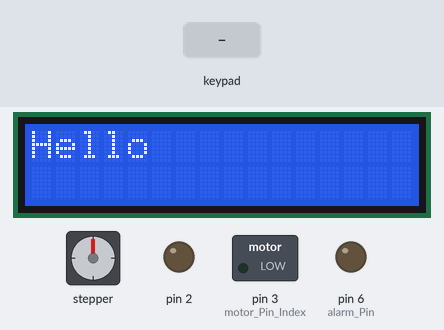
The sketch below on a simulated Arduino Mega 2560, built with avr-gcc and run on an emulated ATmega2560. On the bench: 16×2 character LCD, stepper motor, switched loads named in the sketch (green lamp = pin HIGH), output pins drawn as LEDs (lit = HIGH). The test bench sets the inputs (shaded band). Stepper angles assume 1024 steps per turn; what the sketch prints to the serial monitor is not drawn.

Above: at 1.2 s.
1.3 s: key 'C' pressed
At 2.5 s:
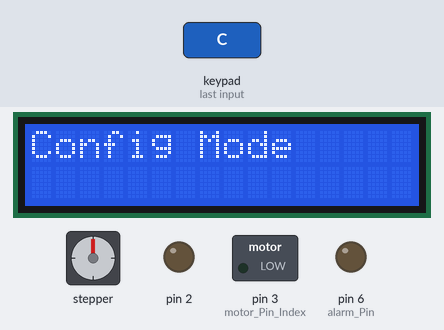
2.8 s: keypad keys 3 0 3 1 3 2 3 3 pressed 0.4 s apart
At 6.7 s:
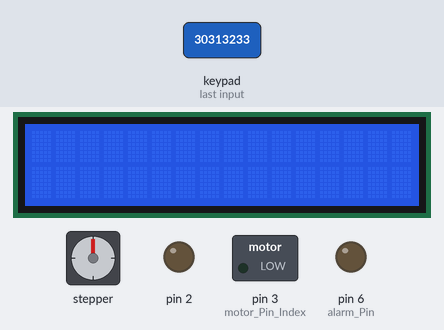
7.5 s: key 'Y' pressed
At 8.7 s:
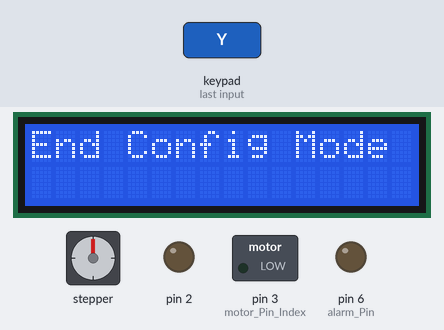
9.0 s: key 'N' pressed
At 10.15 s:
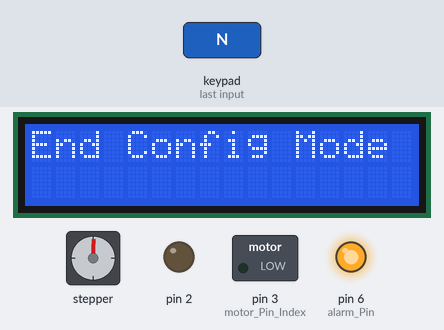
12.0 s: keypad keys 1 3 9 7 2 2 2 2 pressed 0.4 s apart
At 19.2 s:
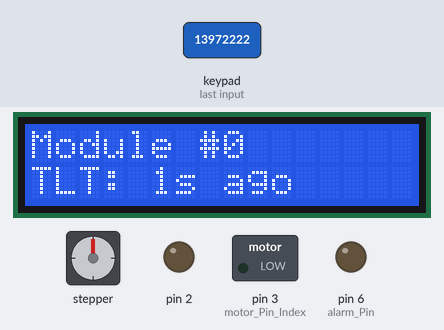
19.3 s: key 'N' pressed
At 20.59 s:
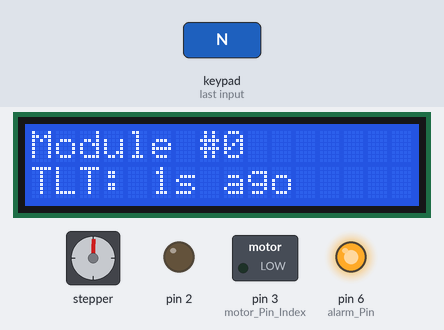
Timing chart, 0 to 23.3 s (numbered marks = the images above; inputs shaded):
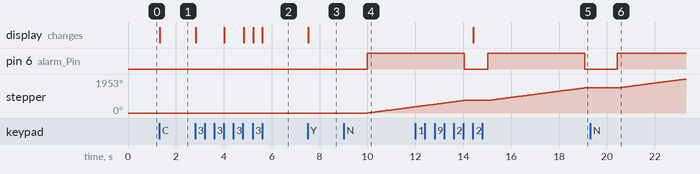

Measured:
- after the input at 1.3 s, the display: changes at once (image 1)
- after the input at 2.8 s, the display: first changes at once (image 2 shows a later state)
- after the input at 7.5 s, the display: changes at once (image 3)
- after the input at 9.0 s, pin 6 (alarm_Pin): LOW → HIGH after 1.0 s; stepper: keeps turning clockwise at about 180°/s, starting after 1.0 s
- after the input at 12.0 s, the display: changes after 2.4 s (image 5)
- after the input at 19.3 s, pin 6 (alarm_Pin): LOW → HIGH after 1.1 s instead of 0.76 s

The sketch:

P_Track_I2C_LCD.ino
```cpp
#include <Stepper.h>

#include <Keypad.h>
#include <EEPROM.h>
#include <SIM800L.h>
#include <Stepper.h>
#include <LiquidCrystal_I2C.h>


//Naming the pin numbers
const byte IR_Sens_Pin = 42;
const byte alarm_Pin = 6;

//Initializing modules upon first use
//Index 0 will be times per day, index 1 will be time intervals in hours, index 2 will be the time it was last dispensed,
//index 3 is the designated pin of the motor assigned to this module, index 4 will store how much time has passed since the module has last dispensed a pill, index 5 is if the
//module has dispensed any pills throughout its lifetime, index 6 contains what kind of info it was dispensing last, index 7 is if it has dipensed and is waiting for confirmation
//that the pill has been taken
long modules[5][8]= {
  {0, 0, 0, 1, 0, 1, 0, 0}, //Module 1
  {0, 0, 0, 2, 0, 1, 0, 0}, //Module 2
  {0, 0, 0, 3, 0, 1, 0, 0}, //Module 3
  {0, 0, 0, 0, 0, 1, 0, 0}, //Module 4
  {0, 0, 0, 0, 0, 1, 0, 0}, //Module 5
};

//Define variables for use in module manipulation
const byte dose_Index = 0;
const byte interval_Index = 1;
const byte time_Index = 2;
const byte motor_Pin_Index = 3;
const byte time_Passed_Index = 4;
const byte first_Time_Index = 5;
const byte info_Display_Index = 6;
const byte recently_Dispensed = 7;


//Initializing variables
int module_Id = 0; //Module that is being conifgured
int dose = 0; //Set dose of a module
int interval = 0; //Set interval of a module
int last_Print = 0; //When the LCD last printed a change in the TLT


const int max_Minutes = 180; //Change to use hours later; 180 Minutes = 3hrs
const int max_Dose = 12;
const int stepsPerRevolution = 1024;

bool config = false;
bool display_Info = false;
bool display_TLT = false;

//Keypad inputs
const byte ROWS = 4;
const byte COLS = 4;

char hexaKeys[ROWS][COLS] = {
  {'1', '2', '3', 'C'}, //Config, press to start the setup for a module, 1 is increase dosage per day, 2 is increase time interval
  {'4', '5', '6', '#'}, //# button for switching between modules, 4 is decrease dosage per day, 5 is decrease time interval
  {'7', '8', '9', 'Z'}, //3, 6, 7, 8, 9, z is the dev tool debug button-inator 4000
  {'Y', '0', 'N', 'X'} //Y = yes, N = no, x is undefined
};

byte rowPins[ROWS] = {30, 31, 32, 33};
byte colPins[COLS] = {34, 35, 36, 37};

Keypad key_Map = Keypad(makeKeymap(hexaKeys), rowPins, colPins, ROWS, COLS);
LiquidCrystal_I2C  lcd = LiquidCrystal_I2C(0x27, 16, 2);
Stepper myStepper1(stepsPerRevolution, 8, 10, 9, 11);
Stepper myStepper2(stepsPerRevolution, 23, 27, 25, 29);
Stepper myStepper3(stepsPerRevolution, 22, 28, 24, 28);
/////////////////////////////////////////////////////////////////////////////////////////////////////////////////////////////////////////////////////


void setup(){

  pinMode(IR_Sens_Pin, INPUT);
  pinMode(alarm_Pin, OUTPUT);
  lcd.init();
  //lcd.setCursor(0,0);
  //lcd.print("POTATOES");
  //lcd.setCursor(0,1);
  //lcd.print("ARE");
  //lcd.setCursor(0,2);
  //lcd.print("BEST");
  lcd.backlight();

  Serial.begin(9600);
  myStepper1.setSpeed(30);
  myStepper2.setSpeed(30);
  myStepper3.setSpeed(30);

  for (int i = 0; i <= 5; i++) {
    pinMode(modules[i][motor_Pin_Index], OUTPUT);
  }
  lcd.print("Hello");
}

void loop(){

char key_Pressed = key_Map.getKey();

if (display_TLT) {

    if (get_time_passed_gen(last_Print) >= 1) {
      modules[module_Id][info_Display_Index] = 2;
      display_info(2);
    if (get_time_passed_gen(last_Print) != last_Print) {
      last_Print = millis();
    }
    }
}

if (key_Pressed)
  //Serial.println(key_Pressed);
{
  if (key_Pressed != '3') {
    display_TLT = false;
  }
  switch (key_Pressed) {
    case 'C': //Check if going to configure
      config = true;
      lcd.clear();
      lcd.setCursor(0, 0);
      lcd.print("Config Mode");
      Serial.print("Config Mode");
    break;

    case 'Y': //Check if done configuring
      config = false;
      lcd.clear();
      lcd.setCursor(0, 0);
      lcd.print("End Config Mode");
      Serial.print("End Config Mode");
    break;

    case 'N': //Dispense now
      //dispense_pill(255, 5, 13);
      Serial.println(modules[module_Id][first_Time_Index]);
      modules[module_Id][first_Time_Index] = false;
      Serial.println(modules[module_Id][first_Time_Index]);
      //dispense_pill(modules[module_Id][motor_Pin_Index]);
      modules[module_Id][time_Index] = millis();
      //modules[module_Id][recently_Dispensed] = true;
    break;

    case '9':
    //change_info_index();
    display_info(modules[module_Id][info_Display_Index]);
  }

  if (config)
  {
    //Check what config action is being done as of the moment
    switch (key_Pressed)
    {
      case '#':

        //dose = 0;
        //interval = 0; //haha fuck you future raj
        change_Module_Id();
        display_info(modules[module_Id][info_Display_Index]);

        dose = modules[module_Id][dose_Index];
        interval = modules[module_Id][interval_Index];
      break;

      case 'Z': //Debug button, prints ten new lines to declutter the console
        print_debug_info();
      break;
      case '1':
        add_Dose(module_Id);
        modules[module_Id][info_Display_Index] = 0;
        display_info(0);
      break;

      case '2':
        add_Interval(module_Id);
        modules[module_Id][info_Display_Index] = 1;
        display_info(1);
      break;

      case '4':
        decrease_Dose(module_Id);
        modules[module_Id][info_Display_Index] = 0;
        display_info(0);
      break;

      case '5':
        decrease_Interval(module_Id);
        modules[module_Id][info_Display_Index] = 1;
        display_info(1);
      break;

      case '3':
        if (display_TLT) {
          display_TLT = false;
          lcd.clear();
        } else {
          display_TLT = true;
        }
      break;

      case '6':
        lcd.clear();
      break;
    }
  }


}

  check_dispense();
  check_Taken();

}

/////////////////////////////////////////////////////////////////////////////////////////////////////////////////////////////////////////////////////

//Check if a module is supposed to dispense a pill
void check_dispense() {
for (int i = 0; i <= 5; i++) {

  get_time_passed(i);

  if (modules[i][time_Passed_Index] >= modules[i][interval_Index]) {

    if (modules[i][first_Time_Index] == true || modules[i][recently_Dispensed] == true) {
      continue;
    }
      digitalWrite(alarm_Pin, HIGH);
      modules[i][recently_Dispensed] = true;
      dispense_pill(modules[i][motor_Pin_Index]);
    }
  }
}

//Setting which module to configure
int change_Module_Id() {

    if (module_Id < 4)
    {
      module_Id++;
    } else {
      module_Id = 0;
    }
  Serial.print("Module #");
  Serial.print(module_Id);
  Serial.print("\n");
  return module_Id;
}

/////////////////////////////////////////////////////////////////////////////////////////////////////////////////////////////////////////////////////

void add_Dose(int module_Id) {

  if (dose < max_Dose)
  {
    dose++;
  } else {
    dose = 0;
  }
  modules[module_Id][dose_Index] = dose; //Store the dose

}

/////////////////////////////////////////////////////////////////////////////////////////////////////////////////////////////////////////////////////

void decrease_Dose(int module_Id) {

  if (dose > 0)
  {
    dose--;
  } else {
    dose = 12;
  }
  modules[module_Id][dose_Index] = dose; //Store the dose
}

/////////////////////////////////////////////////////////////////////////////////////////////////////////////////////////////////////////////////////

void add_Interval(int module_Id) {

  if (interval < max_Minutes)
  {
    interval++;
  } else {
    interval = 0;
  }

  modules[module_Id][interval_Index] = interval; //Store the interval

}

/////////////////////////////////////////////////////////////////////////////////////////////////////////////////////////////////////////////////////

void decrease_Interval(int module_Id) {

  if (interval > 0)
  {
    interval--;
  } else {
    interval = 72;
  }
  modules[module_Id][interval_Index] = interval; //Store the interval

}

/////////////////////////////////////////////////////////////////////////////////////////////////////////////////////////////////////////////////////
void dispense_pill(int motor_Pin) {

  switch (motor_Pin) {

  case 1:
    myStepper1.step(stepsPerRevolution * 2);
  break;

  case 2:
    myStepper2.step(stepsPerRevolution * 2);
  break;

  case 3:
    myStepper3.step(stepsPerRevolution * 2);
  break;
  }

}

void check_Taken() {

  bool IR_Sens = true; //digitalRead(IR_Sens_Pin); //Check IR sensor if the pill was taken

  if (IR_Sens) { //remove ! when actual testing

  digitalWrite(alarm_Pin, LOW); //Turn off alarm pin

    for (int i = 0; i < 5; i++) {

      if (modules[i][recently_Dispensed] == true) {
      modules[i][recently_Dispensed] = false; //confirm to machine pill has been taken
      modules[i][time_Index] = millis(); //Set time_index to current time
      }

    }

  }

}


void get_time_passed(int module) {

  float current_Time = millis();
  float time_Passed = current_Time - modules[module][time_Index];
  time_Passed /= 1000; //60000 is for minutes (debug), use 3600000 for actual testing

  modules[module][time_Passed_Index] = time_Passed;

}

int get_time_passed_gen(int last_Dis) {
  float current_Time = millis();
  int time_Passed = current_Time - last_Dis;
  time_Passed /= 1000;

  return time_Passed;
}

void print_debug_info() {
  for (int i = 0; i < 10; i++)
      {
        Serial.print("\n");
      }
        Serial.print("Module #");
        Serial.print(module_Id);
        Serial.print("\n");
        Serial.print("Doses per day: ");
        Serial.print(modules[module_Id][dose_Index]);
        Serial.print("\n");
        Serial.print("Interval (Hours): ");
        Serial.print(modules[module_Id][interval_Index]);
        Serial.print("\n");
        Serial.print("Last Dispensed: ");
        Serial.print(modules[module_Id][time_Index]);
        Serial.print("\n");
        Serial.print("Has dispensed: "); //THIS LINE OF CODE BREAKS THE MACHINE FOR SOME STUPID FUCKING REASON AND I DON'T UNDERSTAND WHY
        Serial.print(modules[module_Id][first_Time_Index]);
        Serial.print("\n");

}

void display_info(int info_Index) {

  lcd.clear();
  lcd.setCursor(0, 0);

    switch (info_Index) {

    case -1:
    lcd.print("Module #");
    lcd.print(module_Id);
    break;

    case 0:
    lcd.print("Module #");
    lcd.print(module_Id);
    lcd.setCursor(0, 1);
    lcd.print("Doses per day:");
    lcd.print(modules[module_Id][dose_Index]);
    Serial.print("Doses per day:");
    Serial.print(modules[module_Id][dose_Index]);
    break;

    case 1:
    lcd.print("Module #");
    lcd.print(module_Id);
    lcd.setCursor(0, 1);
    lcd.print("Interval:"); //Change to (hours) when final testing
    lcd.setCursor(9, 1); //Remove this line of code when final testing
    lcd.print(modules[module_Id][interval_Index]);
    Serial.print("Interval:");
    Serial.print(modules[module_Id][interval_Index]);
    break;

    case 2:
    display_TLT = true;
    lcd.print("Module #");
    lcd.print(module_Id);
    lcd.setCursor(0, 1);
    if (modules[module_Id][first_Time_Index] == false) {
      lcd.print("TLT: "); //TLT means time last dispensed
      lcd.print(modules[module_Id][time_Passed_Index] + 1);
      lcd.print("s ago ");
    } else {
      lcd.setCursor(0, 1);
      lcd.print("Not setup!");
    }
    Serial.print("TLT: "); //TLT means time last dispensed
    Serial.print(modules[module_Id][time_Passed_Index]);
    Serial.print("\n");
    break;

    case 3:
    lcd.print("Module #");
    lcd.print(module_Id);
    lcd.setCursor(0, 1);
    lcd.print("Has Dispensed: ");
    lcd.print(modules[module_Id][first_Time_Index]);
    Serial.print("Has Dispensed: ");
    Serial.print(modules[module_Id][first_Time_Index]);
    break;

    default:
    lcd.clear();
    break;
    }

}
/*
void change_info_index() {

  if (info_Index < 3)
  {
    info_Index++;
  } else {
    info_Index = 0;
  }

  modules[module_Id][display_Info_Index] = info_Index;
}
*/

/*
  _    _                          _    _____          _
 | |  | |                        | |  / ____|        | |
 | |  | |_ __  _   _ ___  ___  __| | | |     ___   __| | ___
 | |  | | '_ \| | | / __|/ _ \/ _` | | |    / _ \ / _` |/ _ \
 | |__| | | | | |_| \__ \  __/ (_| | | |___| (_) | (_| |  __/
  \____/|_| |_|\__,_|___/\___|\__,_|  \_____\___/ \__,_|\___|

  (a.k.a code graveyard) -lynd

char numbers[] = {'0', '1', '2', '3', '4', '5', '6', '7', '8', '9'};

for (int i = 0; i <= 10; i++) //Checks if a number is being pressed
{
  if (key_Pressed == numbers[i])
  {
    set_value(key_Pressed, module_Id, config_Id); //Set value
    break;
  }
}

//Setting config mode
int config_mode() {

    if (config_Id < 1)
    {
      config_Id++;
    } else {
      config_Id = 0;
    }

  Serial.print(config_Id);
  Serial.print("\n");
  return config_Id;
}

void set_value(char key_Pressed, int module_id, int config_Id) {

  modules[module_id][config_Id] = int(key_Pressed)*3600000;

}

void store_time_passed() {

float time_Passed; //Declare variable

  for (int i = 0; i < 5; i++) {
    time_Passed = millis() - modules[i][time_Index]; //Get how much time has passed since last dispense
    modules[i][time_Passed_Index] = time_Passed; //Store how much time has passed since last dispense
  }

}

void convert_time_units(float original_Time, char time_Unit) {

  float converted_time;

  switch (time_Unit) {

    case 1: //Seconds
      converted_time = original_Time/1000;
    break;

    case 2: //Minutes
      converted_time = original_Time/60000;
    break;

    case 3: //Hours
      converted_time = original_Time/3600000;
    break;

    default: //Milliseconds
      converted_time = original_Time;
  }
return converted_time;
}

void decrease_info_index() {

  if (info_Index > 0)
  {
    info_Index--;
  } else {
    info_Index = 3;
  }
}


*/
```
